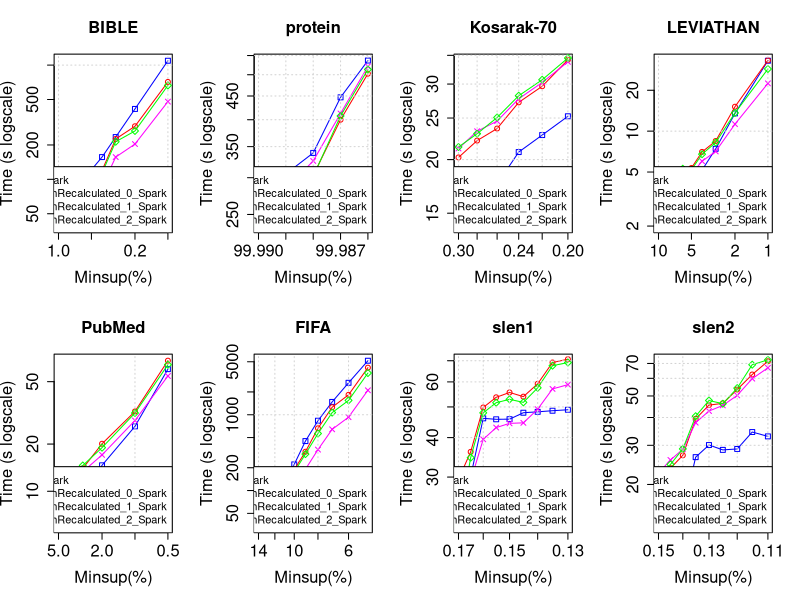

R code for this plot:
tiff("MmEsLpMiss_MissRecalculated_NoPPIC.png", width=18, height=9, units='in', res=120)
par(mfrow=c(2,4), cex.lab=1.5, cex.axis=1.5, cex.main=1.5, cex.sub=1.5)

#BIBLE
#DATA
x <- c(0.01, 0.009, 0.008, 0.007, 0.006, 0.005, 0.004, 0.003, 0.002, 0.001)*100

zero <- c(52796, 54313, 65238, 76671, 96842, 121262, 156699, 234465, 413217, 1092148)/1000
one <- c(48356, 54199, 54728, 69970, 75747, 87422, 119358, 225696, 291582, 712196)/1000
two <- c(39797, 41885, 42179, 51374, 55977, 64845, 87143, 156671, 203717, 478951)/1000
three <- c(43782, 50408, 50783, 65470, 70317, 84362, 113584, 213463, 265223, 663891)/1000

#PLOT
plot(x, zero, log = "xy", type="o", pch=0, xlab="Minsup(%)",ylab="Time (s logscale)", col="blue", xlim = rev(range(x)), ylim=c(39, 1092))
lines(x, one, col="red", type="o", pch=1)
lines(x, two, col="magenta", type="o", pch=4)
lines(x, three, col="green", type="o", pch=5)
title(main="BIBLE", cex.lab=1.5, cex.axis=1.5, cex.main=1.5, cex.sub=1.5)
grid()
legend("bottomright", legend=c("BaseSpark", "MaxItemRecalculated_0_Spark", "MaxItemRecalculated_1_Spark", "MaxItemRecalculated_2_Spark"), lty=c(1,1),lwd=c(2,2), col=c("blue", "red", "magenta", "green"), cex = 1)

#protein
#DATA
x <- c(0.9999, 0.99988, 0.99987, 0.99986)*100

zero <- c(275420, 339255, 446968, 536502)/1000
one <- c(238087, 303443, 400054, 502641)/1000
two <- c(246642, 325997, 412565, 521219)/1000
three <- c(236651, 301788, 407506, 513278)/1000

#PLOT
plot(x, zero, log = "xy", type="o", pch=0, xlab="Minsup(%)",ylab="Time (s logscale)", col="blue", xlim = rev(range(x)), ylim=c(236, 536))
lines(x, one, col="red", type="o", pch=1)
lines(x, two, col="magenta", type="o", pch=4)
lines(x, three, col="green", type="o", pch=5)
title(main="protein", cex.lab=1.5, cex.axis=1.5, cex.main=1.5, cex.sub=1.5)
grid()
legend("bottomright", legend=c("BaseSpark", "MaxItemRecalculated_0_Spark", "MaxItemRecalculated_1_Spark", "MaxItemRecalculated_2_Spark"), lty=c(1,1),lwd=c(2,2), col=c("blue", "red", "magenta", "green"), cex = 1)

#Kosarak-70
#DATA
x <- c(0.003, 0.0028, 0.0026, 0.0024, 0.0022, 0.002)*100

zero <- c(14897, 16315, 17535, 20827, 22818, 25235)/1000
one <- c(20236, 22150, 23631, 27191, 29648, 34172)/1000
two <- c(21229, 23290, 24595, 27718, 30258, 33798)/1000
three <- c(21401, 22983, 25073, 28179, 30700, 34493)/1000

#PLOT
plot(x, zero, log = "xy", type="o", pch=0, xlab="Minsup(%)",ylab="Time (s logscale)", col="blue", xlim = rev(range(x)), ylim=c(14, 34))
lines(x, one, col="red", type="o", pch=1)
lines(x, two, col="magenta", type="o", pch=4)
lines(x, three, col="green", type="o", pch=5)
title(main="Kosarak-70", cex.lab=1.5, cex.axis=1.5, cex.main=1.5, cex.sub=1.5)
grid()
legend("bottomright", legend=c("BaseSpark", "MaxItemRecalculated_0_Spark", "MaxItemRecalculated_1_Spark", "MaxItemRecalculated_2_Spark"), lty=c(1,1),lwd=c(2,2), col=c("blue", "red", "magenta", "green"), cex = 1)

#LEVIATHAN
#DATA
x <- c(0.1, 0.09, 0.08, 0.07, 0.06, 0.05, 0.04, 0.03, 0.02, 0.01)*100

zero <- c(2295, 2312, 2516, 3105, 3496, 4080, 5163, 7414, 13505, 33000)/1000
one <- c(3429, 3556, 4123, 4367, 4958, 5353, 7033, 8463, 15132, 33196)/1000
two <- c(3256, 3336, 3832, 4057, 4246, 4808, 6006, 7092, 11263, 22483)/1000
three <- c(3375, 3548, 3803, 4343, 5288, 5189, 6766, 8252, 13622, 28689)/1000

#PLOT
plot(x, zero, log = "xy", type="o", pch=0, xlab="Minsup(%)",ylab="Time (s logscale)", col="blue", xlim = rev(range(x)), ylim=c(2, 33))
lines(x, one, col="red", type="o", pch=1)
lines(x, two, col="magenta", type="o", pch=4)
lines(x, three, col="green", type="o", pch=5)
title(main="LEVIATHAN", cex.lab=1.5, cex.axis=1.5, cex.main=1.5, cex.sub=1.5)
grid()
legend("bottomright", legend=c("BaseSpark", "MaxItemRecalculated_0_Spark", "MaxItemRecalculated_1_Spark", "MaxItemRecalculated_2_Spark"), lty=c(1,1),lwd=c(2,2), col=c("blue", "red", "magenta", "green"), cex = 1)

#PubMed
#DATA
x <- c(0.05, 0.04, 0.03, 0.02, 0.01, 0.005)*100

zero <- c(6549, 7547, 9177, 14644, 25945, 60113)/1000
one <- c(11477, 13539, 13999, 20093, 32291, 68072)/1000
two <- c(12909, 12172, 13326, 17062, 28273, 54353)/1000
three <- c(11517, 12540, 14606, 18976, 31550, 64131)/1000

#PLOT
plot(x, zero, log = "xy", type="o", pch=0, xlab="Minsup(%)",ylab="Time (s logscale)", col="blue", xlim = rev(range(x)), ylim=c(6, 68))
lines(x, one, col="red", type="o", pch=1)
lines(x, two, col="magenta", type="o", pch=4)
lines(x, three, col="green", type="o", pch=5)
title(main="PubMed", cex.lab=1.5, cex.axis=1.5, cex.main=1.5, cex.sub=1.5)
grid()
legend("bottomright", legend=c("BaseSpark", "MaxItemRecalculated_0_Spark", "MaxItemRecalculated_1_Spark", "MaxItemRecalculated_2_Spark"), lty=c(1,1),lwd=c(2,2), col=c("blue", "red", "magenta", "green"), cex = 1)

#FIFA
#DATA
x <- c(0.14, 0.12, 0.1, 0.09, 0.08, 0.07, 0.06, 0.05)*100

zero <- c(34465, 79626, 221550, 449631, 834468, 1476503, 2639619, 5160952)/1000
one <- c(54808, 83163, 189051, 325328, 662737, 1257004, 1832036, 4179184)/1000
two <- c(39155, 55390, 114377, 191110, 346952, 642282, 929263, 2102940)/1000
three <- c(52466, 78049, 176652, 302624, 565132, 1067158, 1546791, 3548749)/1000

#PLOT
plot(x, zero, log = "xy", type="o", pch=0, xlab="Minsup(%)",ylab="Time (s logscale)", col="blue", xlim = rev(range(x)), ylim=c(34, 5160))
lines(x, one, col="red", type="o", pch=1)
lines(x, two, col="magenta", type="o", pch=4)
lines(x, three, col="green", type="o", pch=5)
title(main="FIFA", cex.lab=1.5, cex.axis=1.5, cex.main=1.5, cex.sub=1.5)
grid()
legend("bottomright", legend=c("BaseSpark", "MaxItemRecalculated_0_Spark", "MaxItemRecalculated_1_Spark", "MaxItemRecalculated_2_Spark"), lty=c(1,1),lwd=c(2,2), col=c("blue", "red", "magenta", "green"), cex = 1)

#slen1
#DATA
x <- c(0.0017, 0.00165, 0.0016, 0.00155, 0.0015, 0.00145, 0.0014, 0.00135, 0.0013)*100

zero <- c(21433, 30124, 46018, 45696, 45741, 47937, 48250, 48646, 48981)/1000
one <- c(29527, 36046, 49805, 53633, 55558, 53890, 59184, 69107, 70786)/1000
two <- c(25029, 29236, 39497, 43030, 44366, 44532, 49195, 57022, 58808)/1000
three <- c(21024, 34564, 47899, 51574, 52845, 51686, 57474, 67521, 69082)/1000

#PLOT
plot(x, zero, log = "xy", type="o", pch=0, xlab="Minsup(%)",ylab="Time (s logscale)", col="blue", xlim = rev(range(x)), ylim=c(21, 70))
lines(x, one, col="red", type="o", pch=1)
lines(x, two, col="magenta", type="o", pch=4)
lines(x, three, col="green", type="o", pch=5)
title(main="slen1", cex.lab=1.5, cex.axis=1.5, cex.main=1.5, cex.sub=1.5)
grid()
legend("bottomright", legend=c("BaseSpark", "MaxItemRecalculated_0_Spark", "MaxItemRecalculated_1_Spark", "MaxItemRecalculated_2_Spark"), lty=c(1,1),lwd=c(2,2), col=c("blue", "red", "magenta", "green"), cex = 1)

#slen2
#DATA
x <- c(0.0015, 0.00145, 0.0014, 0.00135, 0.0013, 0.00125, 0.0012, 0.00115, 0.0011)*100

zero <- c(13258, 14335, 14949, 26537, 30083, 28606, 28885, 34413, 32900)/1000
one <- c(21200, 23676, 27043, 39439, 45476, 46323, 53442, 62428, 71626)/1000
two <- c(22517, 25774, 28799, 37925, 42777, 45345, 50300, 59813, 66919)/1000
three <- c(21610, 24602, 28905, 40540, 47704, 46138, 54236, 69129, 72656)/1000

#PLOT
plot(x, zero, log = "xy", type="o", pch=0, xlab="Minsup(%)",ylab="Time (s logscale)", col="blue", xlim = rev(range(x)), ylim=c(13, 72))
lines(x, one, col="red", type="o", pch=1)
lines(x, two, col="magenta", type="o", pch=4)
lines(x, three, col="green", type="o", pch=5)
title(main="slen2", cex.lab=1.5, cex.axis=1.5, cex.main=1.5, cex.sub=1.5)
grid()
legend("bottomright", legend=c("BaseSpark", "MaxItemRecalculated_0_Spark", "MaxItemRecalculated_1_Spark", "MaxItemRecalculated_2_Spark"), lty=c(1,1),lwd=c(2,2), col=c("blue", "red", "magenta", "green"), cex = 1)

dev.off()
